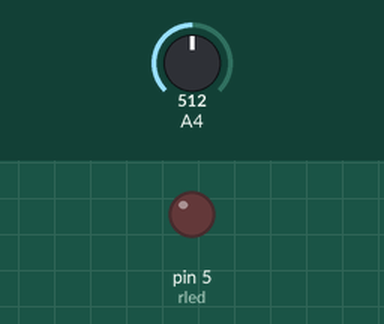
This sketch was run on a simulated Arduino Uno, built with avr-gcc and run on an emulated ATmega328P. On the bench: output pins drawn as LEDs (lit = HIGH). The inputs (shaded band) are chosen by the test bench; at power-on: A4 = 512.

Above: at 1.2 s.
1.3 s: A4 set to 316
2.8 s: A4 set to 283
At 3.6 s:
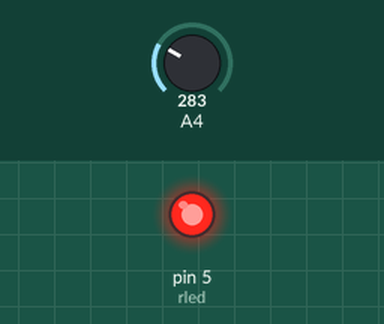
4.3 s: A4 set to 692
5.8 s: A4 set to 709
At 7.0 s:
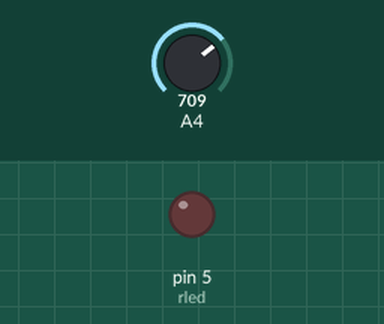
7.3 s: A4 set to 290
At 8.4 s:
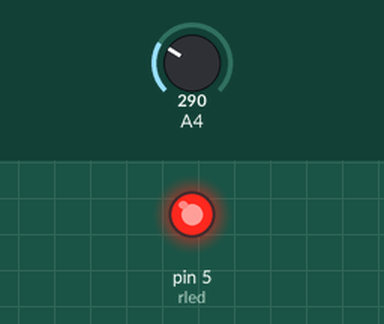
Timing chart, 0 to 9.9 s (numbered marks = the images above; inputs shaded):
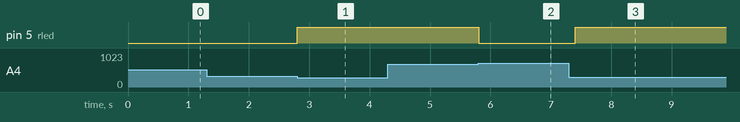

Measured:
- the behaviour switches between 300 and 299 on A4 (found by bisection; images 0 and 1)
- the behaviour switches between 700 and 701 on A4 (found by bisection; images 1 and 2)
- after the input at 1.3 s, every drawn part: stays the same
- after the input at 2.8 s, pin 5 (rled): LOW → HIGH at once
- after the input at 4.3 s, every drawn part: stays the same
- after the input at 5.8 s, pin 5 (rled): HIGH → LOW at once
- after the input at 7.3 s, pin 5 (rled): LOW → HIGH after 0.10 s

The sketch:

LDR_night_lamp.ino
```cpp
//Program: LDR night lamp
//LED connected to pin 5
//LDR pull down connection at pin A4
//variable for storing analog values
int var;
//max value of LDR
int ldrmax = 700;
//min value of LDR
int ldrmin = 300;
//variable for pin of LED
int rled = 5;
void setup() {
  //Initialize pin 5 as output
  pinMode(rled, OUTPUT);
  //Initialize pin A4 as input
  pinMode(A4, INPUT);
}

void loop() {
  //read the analog value at pin A4 and store in a variable
  var = analogRead(A4);
  // if value > ldrmax, turn OFF the LED
  if(var > ldrmax)
    digitalWrite(rled, LOW);
  // if value < ldrmin, turn ON the LED
  else if(var < ldrmin)
    digitalWrite(rled, HIGH);
  // delay of 200 ms
  delay(200);

}
```
